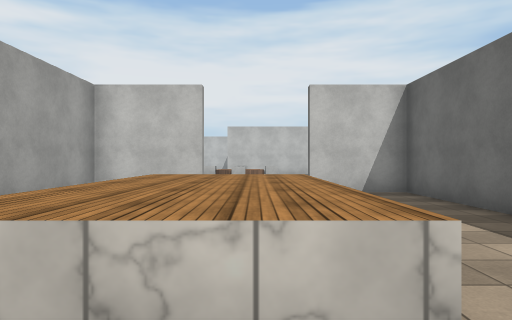
View 1 (above)

24 first-person views from a walk through a Unity game level. The camera is 1.5 m above the floor, looks level and sees 75° across. The floor is counted in squares, 2 m on a side. Each view is taken from the middle of a square. On the plan, view 1 faces up. The plan holds only what a view shows up to about 11 squares ahead; the rest is blank. The place goes on beyond the plan. The player is left out. Surface patterns are stand-ins for the level's own textures.

View 2
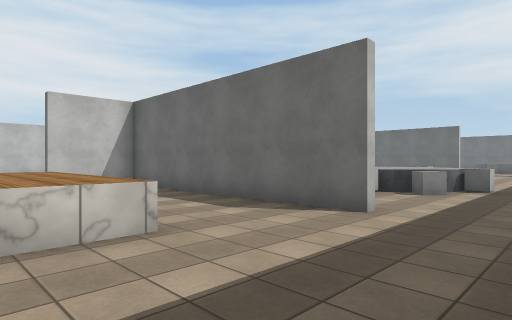

View 3
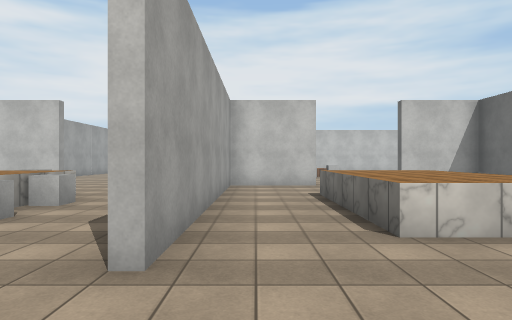

View 4
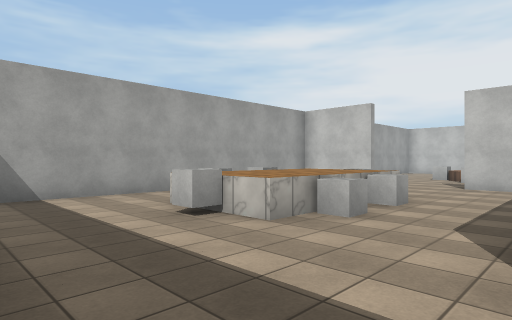

View 5
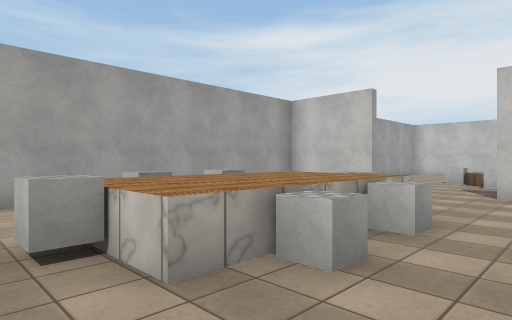

View 6
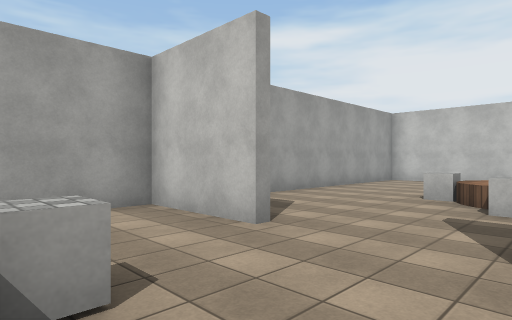

View 7
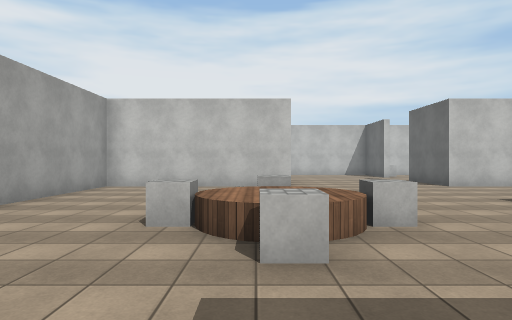

View 8
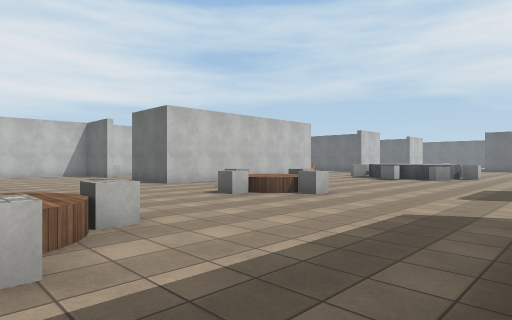

View 9
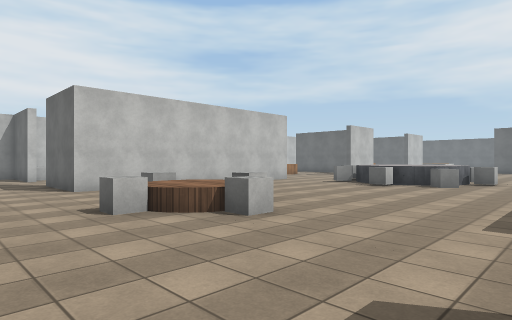

View 10
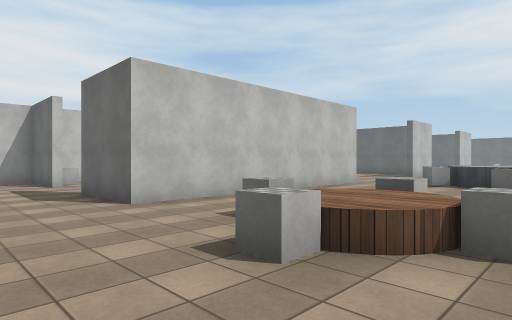

View 11
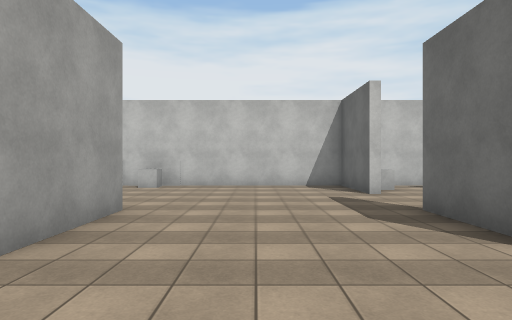

View 12
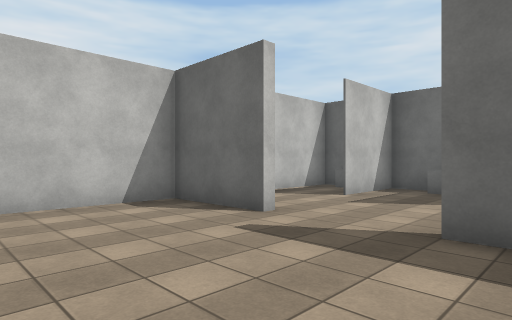

View 13
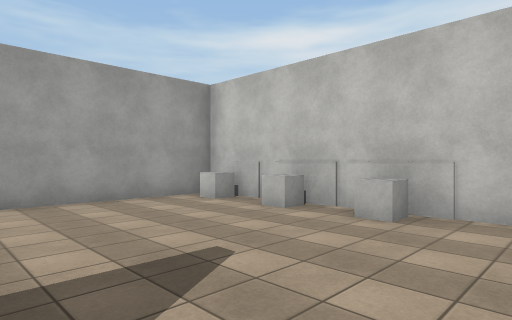

View 14
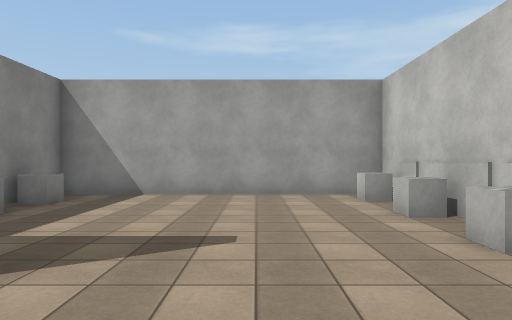

View 15
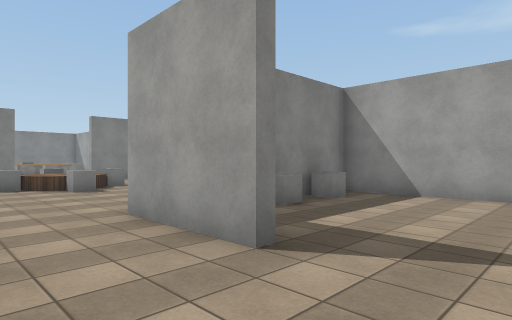

View 16
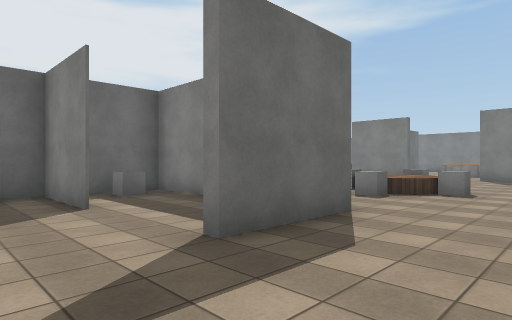

View 17
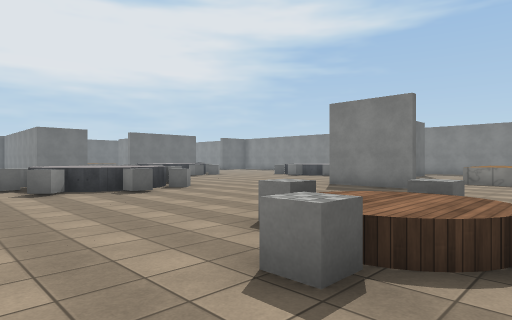

View 18
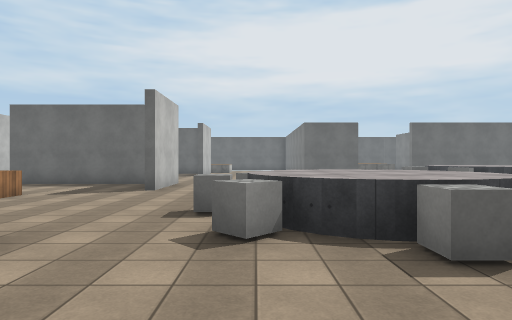

View 19
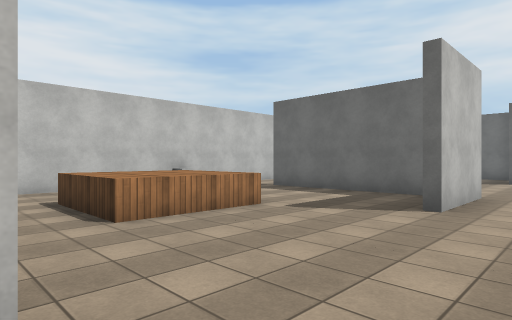

View 20
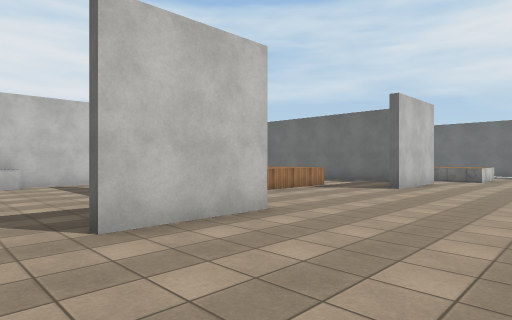

View 21
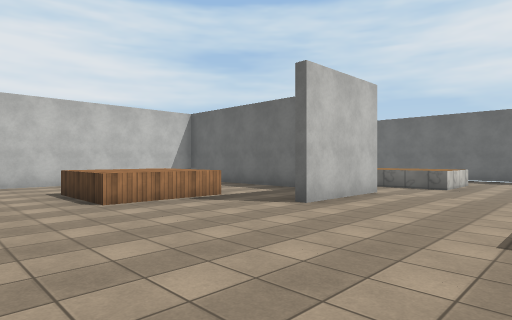

View 22
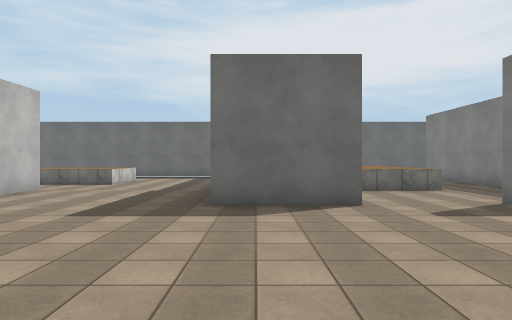

View 23
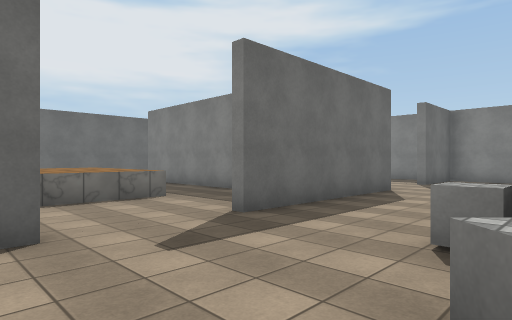

View 24
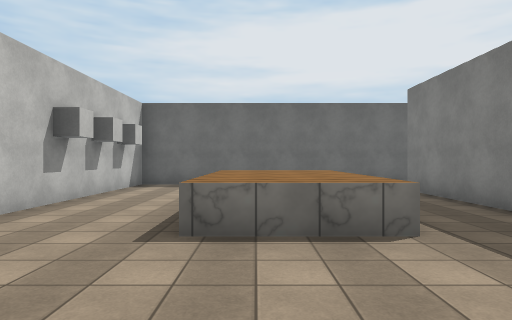

### Floor plan
Key: @ floor where view 1 was taken; # wall or solid block; . floor; ^ raised ledge; C cube; T table; O other object.
Columns run from 12 left of view 1 to 29 right of it. Each row starts with its distance up from view 1.
 25 #################  #############
 24 #.CC.C.....C...C#  ..  C......
 23 #..........#..###  ..  ......
 22 #...............#  .TTT...#.TTT  #
 21 #..............C#  .TTT...#.TTT .#
 20 #.............###  .TTT...#.TTT..#
 19 #.....#.... ...C# ........#......#  ^
 18 ##CC# #....########.....###....###..^^
 17 #..   ..............................^^^.
 16 #..  ...................................
 15 #... ......C......CCCO ..............
 14 #.........CTCC.....^^^. .............
 13 #....C.....CC.....C^^^     ....#   #######
 12 #...CTC...........C^^    . ....# ........#
 11 #....C..............C      ....#.........#
 10  ..................      O ...........   #
  9   ...............       O^^C......^^^^   #
  8 ####..#####...###        ^ ^C.....^^^^   #
  7 #.......#....  .#           ...#......   #
  6 # ......#....  .#           ...# .....   #
  5 #  ^C^..#..^^. .#            ..#  #####  #
  4 #  C^C..#..^^...#            ..#         #
  3 #  ^^^..#..^^...#            ..#
  2 #..C^C..#..^^...# OO^^        ..
  1 #..^C^..#.......#..C^^        ..
  0 #...........@.......C.         #
 -1 #.......    ..........         #
 -2     ... .. . ...

Positions as (right, up) in squares from view 1, and headings:
1: (0, 0), facing up
2: (-1, -2), facing up-right
3: (-3, -2), facing up
4: (-4, -2), facing up-left
5: (-5, 0), facing up-left
6: (-6, 5), facing up-left
7: (-7, 8), facing up
8: (-7, 8), facing up-right
9: (-4, 9), facing up-right
10: (-4, 12), facing up-right
11: (-4, 15), facing up
12: (-5, 19), facing up-right
13: (-5, 20), facing up-left
14: (-4, 22), facing left
15: (-4, 22), facing down-left
16: (-4, 22), facing down-right
17: (-2, 17), facing down-right
18: (3, 15), facing right
19: (6, 16), facing up-right
20: (10, 14), facing up-right
21: (14, 14), facing up-right
22: (13, 12), facing right
23: (15, 11), facing down-right
24: (18, 9), facing right
